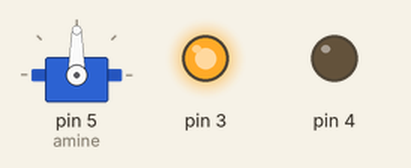
Recording of a sketch running on a simulated Arduino Uno, built with avr-gcc and run on an emulated ATmega328P. Parts: servo, output pins drawn as LEDs (lit = HIGH).

Above: at 0.05 s.
At 8.05 s:
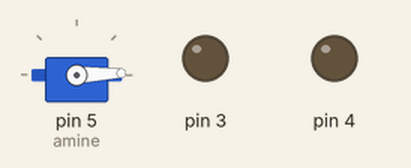
At 8.7 s:
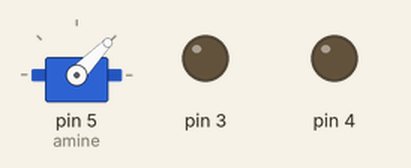
At 9.35 s:
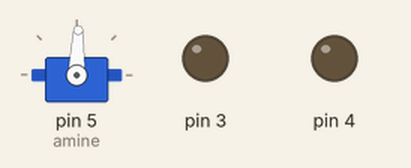
Timing chart, 0 to 12.2 s (numbered marks = the images above):
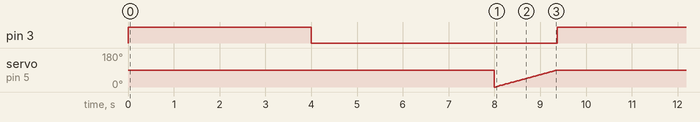

Measured:
- by itself, pin 3: alternates HIGH for 4.0 s and LOW for 5.4 s
- by itself, servo on pin 5 (amine): ramps from 0° to 90° and jumps back, once every 9.4 s

The sketch:

sketch_mar10a.ino
```cpp
#include <Servo.h>
Servo amine;

void setup() {
  pinMode(3 , OUTPUT);
  pinMode(4 , OUTPUT);

  amine.attach(5);

}

void loop() {
  digitalWrite(3, HIGH);
  delay(4000);
  digitalWrite(3, LOW);
  delay(4000);
  for( int x=0 ; x <= 90; x++){

    amine.write(x);
    delay(15);
    }


}
```
